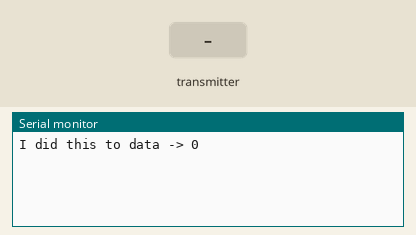
This sketch was run on a simulated ESP32. On the bench: the last lines printed to the serial monitor. The inputs (shaded band) are chosen by the test bench.

Above: at 1.2 s.
1.3 s: the transmitter starts sending newData = 0
At 1.66 s:
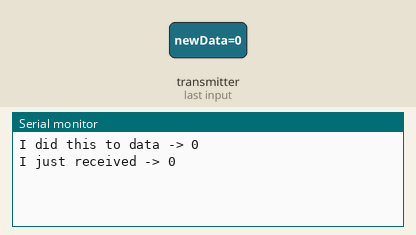
3.3 s: the transmitter starts sending newData = 64
At 3.66 s:
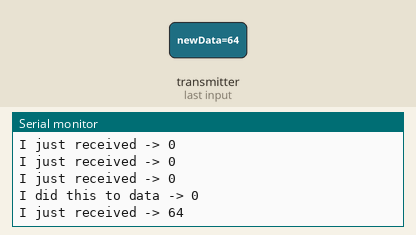

The sketch:

RX_Slave.ino
```cpp
#include <esp_now.h>
#include <WiFi.h>

#define CHANNEL 1

uint8_t newData;

void setup() {
  Serial.begin(115200);

  WiFi.mode(WIFI_AP);
  WiFi.softAP("RX_1", "RX_1_Password", CHANNEL, 0);

  if (esp_now_init() != ESP_OK) {
    Serial.println("Error initializing ESP-NOW");
    return;
  }

  esp_now_register_recv_cb(OnDataRecv); // Register receive callback
}

void loop() {
  Serial.print("I did this to data -> ");
  Serial.println(newData * 5);
  delay(3000);
}

/** Callback when data is received from Master **/
void OnDataRecv(const esp_now_recv_info *recv_info, const uint8_t *data, int data_len) {
  Serial.print("I just received -> ");
  Serial.println(*data);
  memcpy(&newData, data, sizeof(newData));

/*
Serial.print("MAC Address: ");
for (int i = 0; i < 6; i++) {
    Serial.printf("%02X", recv_info->src_addr[i]);
    if (i < 5) Serial.print(":");
}
Serial.println();
*/
}
```

Measured:
- after the input at 1.3 s, the serial monitor: prints a new line after 0.05 s (image 1)
- after the input at 3.3 s, the serial monitor: prints a new line after 0.05 s (image 2)
